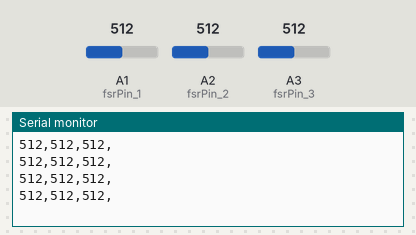
Simulated run of this sketch. Board: Arduino Uno, built with avr-gcc and run on an emulated ATmega328P. Parts: the last lines printed to the serial monitor. Inputs (shaded band) come from the test bench; at power-on: A1 (fsrPin_1) = 512, A2 (fsrPin_2) = 512, A3 (fsrPin_3) = 512.

Above: at 1.2 s.
1.3 s: A1 (fsrPin_1) set to 716
At 1.94 s:
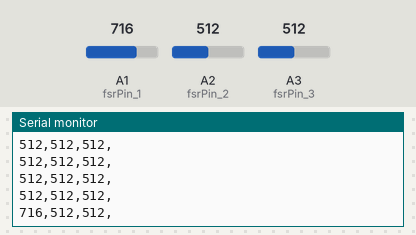
2.8 s: A2 (fsrPin_2) set to 716
At 2.94 s:
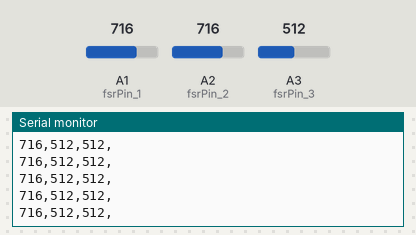
4.3 s: A3 (fsrPin_3) set to 716
At 4.44 s:
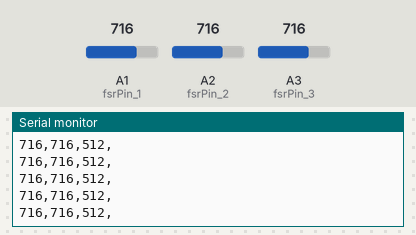
5.8 s: A1 (fsrPin_1) set to 900
At 5.95 s:
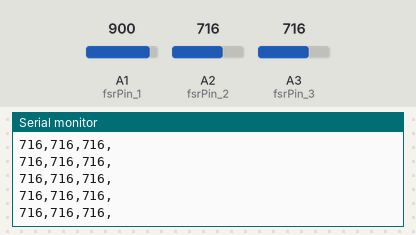
7.3 s: A2 (fsrPin_2) set to 900
At 7.45 s:
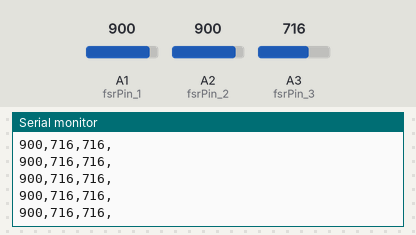
8.8 s: A3 (fsrPin_3) set to 900
At 8.96 s:
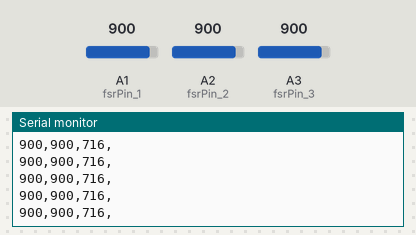
Timing chart, 0 to 11.8 s (numbered marks = the images above; inputs shaded):
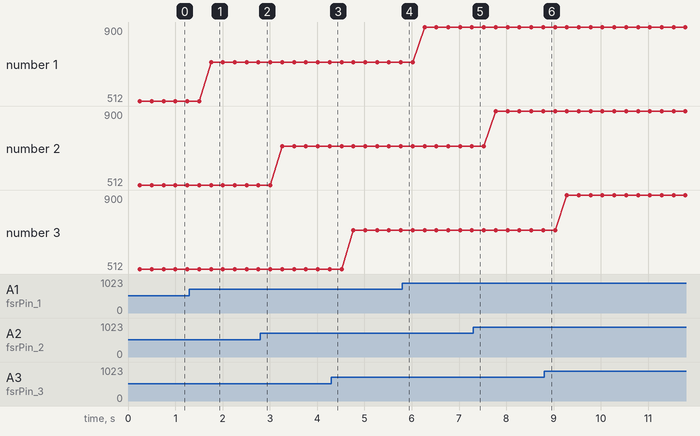

Measured:
- after the input at 1.3 s, the serial monitor: prints a new line after 0.46 s (image 1)
- plotted number 1: 512 → 716 after the input at 1.3 s, 716 → 900 after the input at 5.8 s

The sketch:

FSRDataFromArduino.ino
```cpp
int fsrPin_1 = 1;
int fsrReading_1;
int fsrPin_2 = 2;
int fsrReading_2;
int fsrPin_3 = 3;
int fsrReading_3;

void setup(){
  Serial.begin(9600);
}

void loop(){
  fsrReading_1 = analogRead(fsrPin_1);
  fsrReading_2 = analogRead(fsrPin_2);
  fsrReading_3 = analogRead(fsrPin_3);

  delay(250);
  Serial.print(fsrReading_1);
  Serial.print(",");
  Serial.print(fsrReading_2);
  Serial.print(",");
  Serial.print(fsrReading_3);
  Serial.println(",");


}
```
